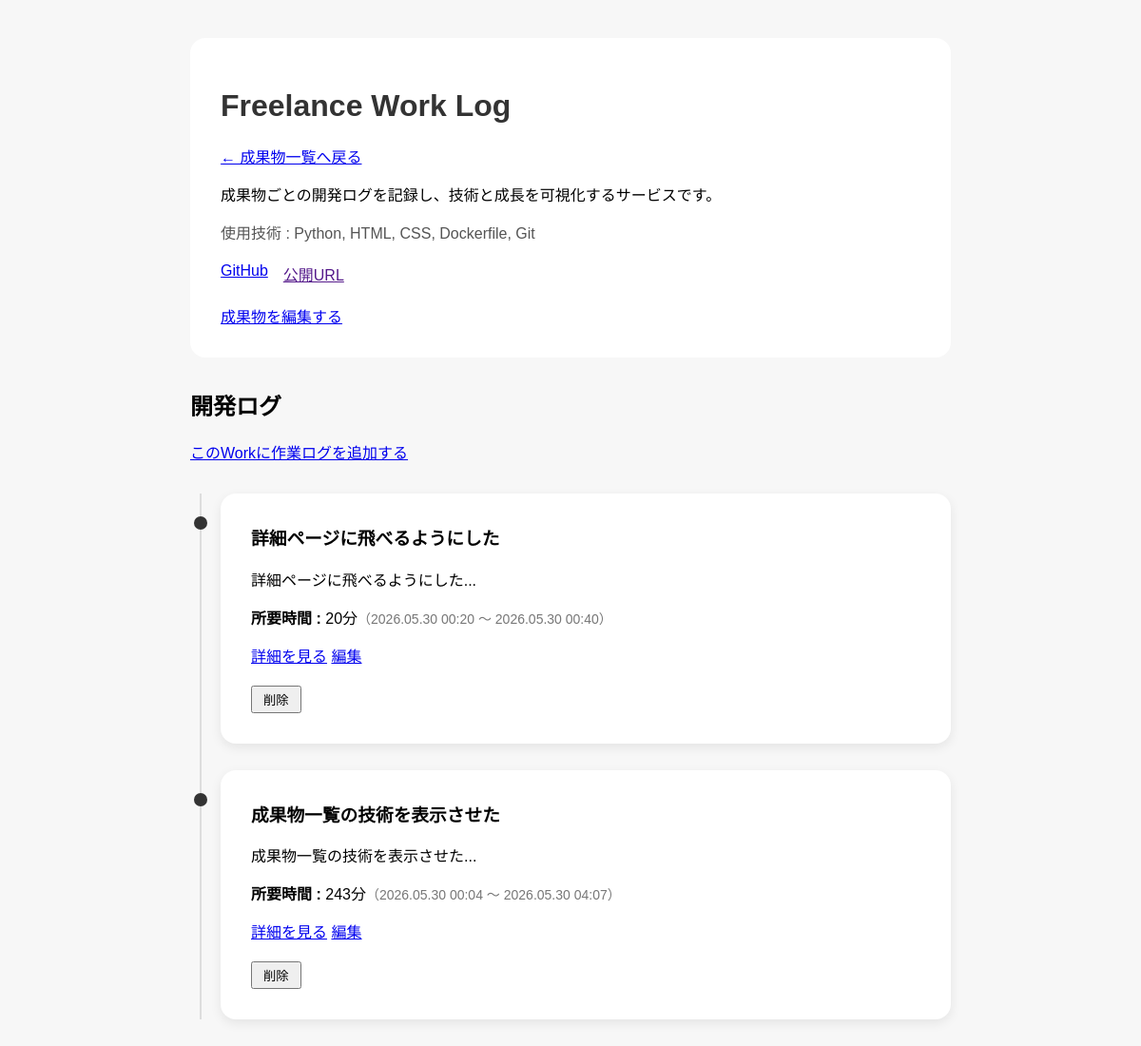
The app's page /works-page/1, older data.
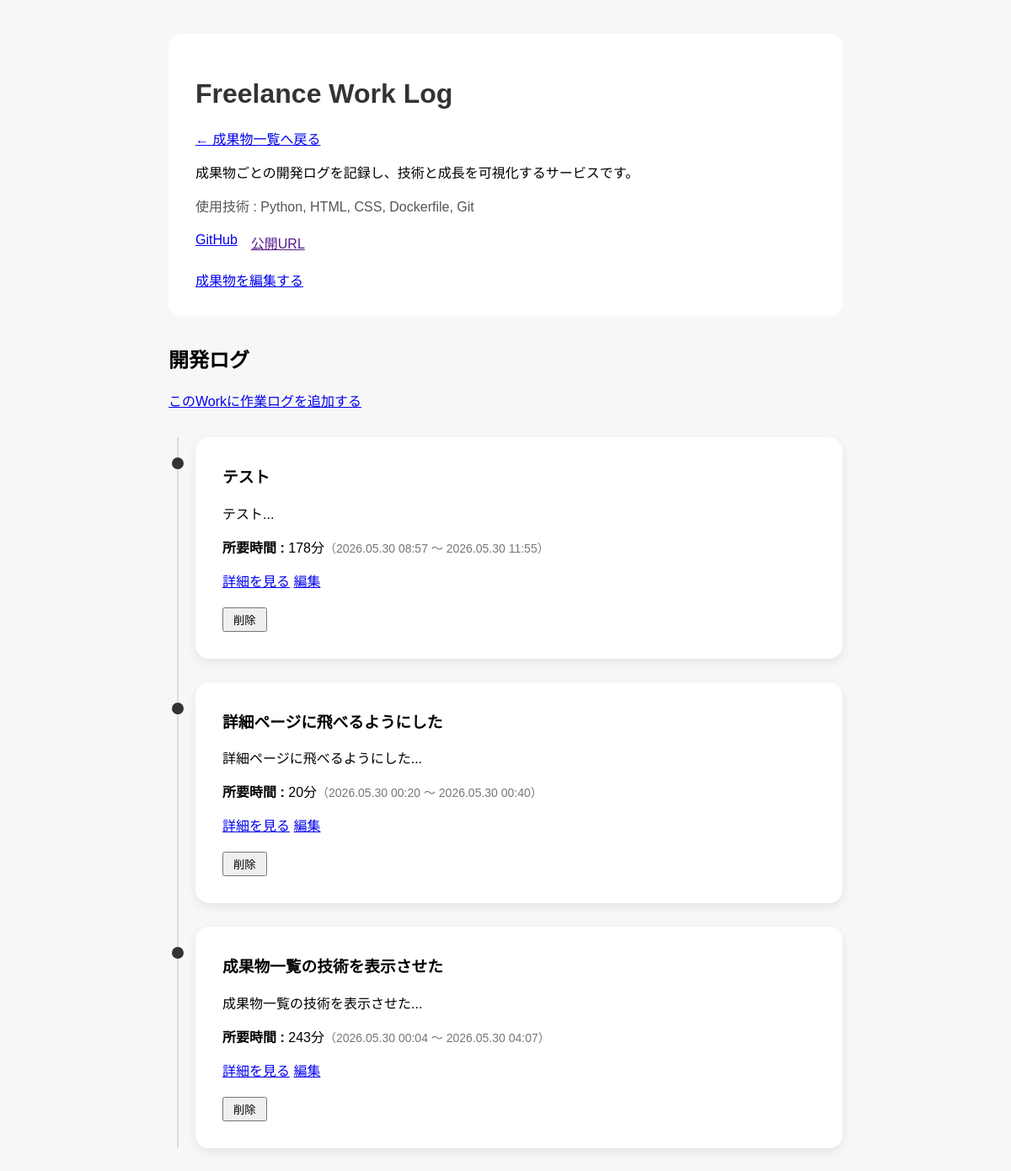
The same page, newer data.
### app/models.py (models this page shows)
class Work(Base):
    __tablename__ = "works"
    id = Column(Integer, primary_key=True, index=True)
    title = Column(String, nullable=False)
    description = Column(Text, nullable=False)
    github_url = Column(String)
    app_url = Column(String)
    tech_stack = Column(String)
    posts = relationship(
        "Post",
        back_populates="work"
    )
    created_at = Column(DateTime, default=datetime.now)

class Post(Base):
    __tablename__ = "posts"
    id = Column(Integer, primary_key=True, index=True)
    title = Column(String)
    content = Column(String)
    task_type = Column(String)
    start_time = Column(DateTime)
    end_time = Column(DateTime)
    work_time_minutes = Column(Integer)
    work_id = Column(Integer, ForeignKey("works.id"))
    work = relationship(
        "Work",
        back_populates="posts"
    )
    created_at = Column(DateTime, default=datetime.now)

### app/main.py (the view)
@app.get("/works-page/{work_id}")
def work_detail_page(
    work_id: int,
    request: Request,
    db: Session = Depends(get_db)
):
    work = (
        db.query(models.Work)
        .filter(models.Work.id == work_id)
        .first()
    )
    posts = (
        db.query(models.Post)
        .filter(models.Post.work_id == work_id)
        .order_by(models.Post.start_time.desc())
        .all()
    )
    return templates.TemplateResponse(
        request,
        "work_detail.html",
        {
            "work": work,
            "posts": posts
        }
    )

### app/templates/work_detail.html (shortened to what this page needs)
<!DOCTYPE html>
<html>
<head>
    <link rel="stylesheet" href="/static/style.css">
</head>
<body>
<div class="work-detail">
  <h1>{{ work.title }}</h1>
  <p>
    <a href="/works-page">← 成果物一覧へ戻る</a>
  </p>
  <p>{{ work.description }}</p>
  <p class="work-meta">使用技術 : {{ work.tech_stack }}</p>
  <div class="work-links">
    <a href="{{ work.github_url }}">GitHub</a>
    <a href="{{ work.public_url }}">公開URL</a>
  </div>
  <a href="/works-page/{{ work.id }}/edit">成果物を編集する</a>
</div>
<h2>開発ログ</h2>
<a href="/posts-page/new?work_id={{ work.id }}">このWorkに作業ログを追加する</a>
<div class="timeline">
  {% for post in posts %}
    <div class="timeline-item">
      <div class="timeline-marker"></div>
      <div class="timeline-card">
          <h3>{{ post.title }}</h3>
          <p>{{ post.content[:80] }}...</p>
          <p>
            <strong>所要時間 :</strong>
            {{ post.work_time_minutes }}分<span class="timeline-date">（{{ post.start_time.strftime('%Y.%m.%d %H:%M') }} 〜 {{ post.end_time.strftime('%Y.%m.%d %H:%M') }}）</span>
          </p>
        <a href="/posts-page/{{ post.id }}">詳細を見る</a>
        <a href="/posts-page/{{ post.id }}/edit">編集</a>
        <form action="/posts-page/{{ post.id }}/delete" method="post">
            <button type="submit">削除</button>
        </form>
      </div>
    </div>
  {% endfor %}
</div>
</body>
</html>

### app/static/style.css (style rules this page uses)
body { font-family: sans-serif; max-width: 800px; margin: 40px auto; padding: 0 20px; background: #f7f7f7; }
h1 { color: #333; }
form { background: white; padding: 20px 20px 0 0; border-radius: 12px; }
button { padding: 3px 11px; cursor: pointer; }
.work-detail { background: #fff; padding: 32px; border-radius: 16px; margin-bottom: 32px; }
.work-meta { margin: 16px 0; color: #555; }
.work-links { display: flex; gap: 16px; margin: 20px 0; }
.timeline { position: relative; margin-top: 32px; padding-left: 32px; }
.timeline::before { content: ""; position: absolute; left: 10px; top: 0; bottom: 0; width: 2px; background: #ddd; }
.timeline-item { position: relative; margin-bottom: 28px; }
.timeline-marker { position: absolute; left: -28.5px; top: 24px; width: 14px; height: 14px; background: #333; border-radius: 50%; }
.timeline-card { background: #fff; border-radius: 16px; padding: 32px; box-shadow: 0 4px 12px rgba(0,0,0,0.08); }
.timeline-date { color: #777; font-size: 14px; margin-bottom: 8px; }
.timeline-card h3 { margin-top: 0; }

Row changes from the older to the newer data that the page shows:
added Post: title "テスト", content "テスト", work_time_minutes "178", start_time "2026.05.30 08:57", end_time "2026.05.30 11:55"
